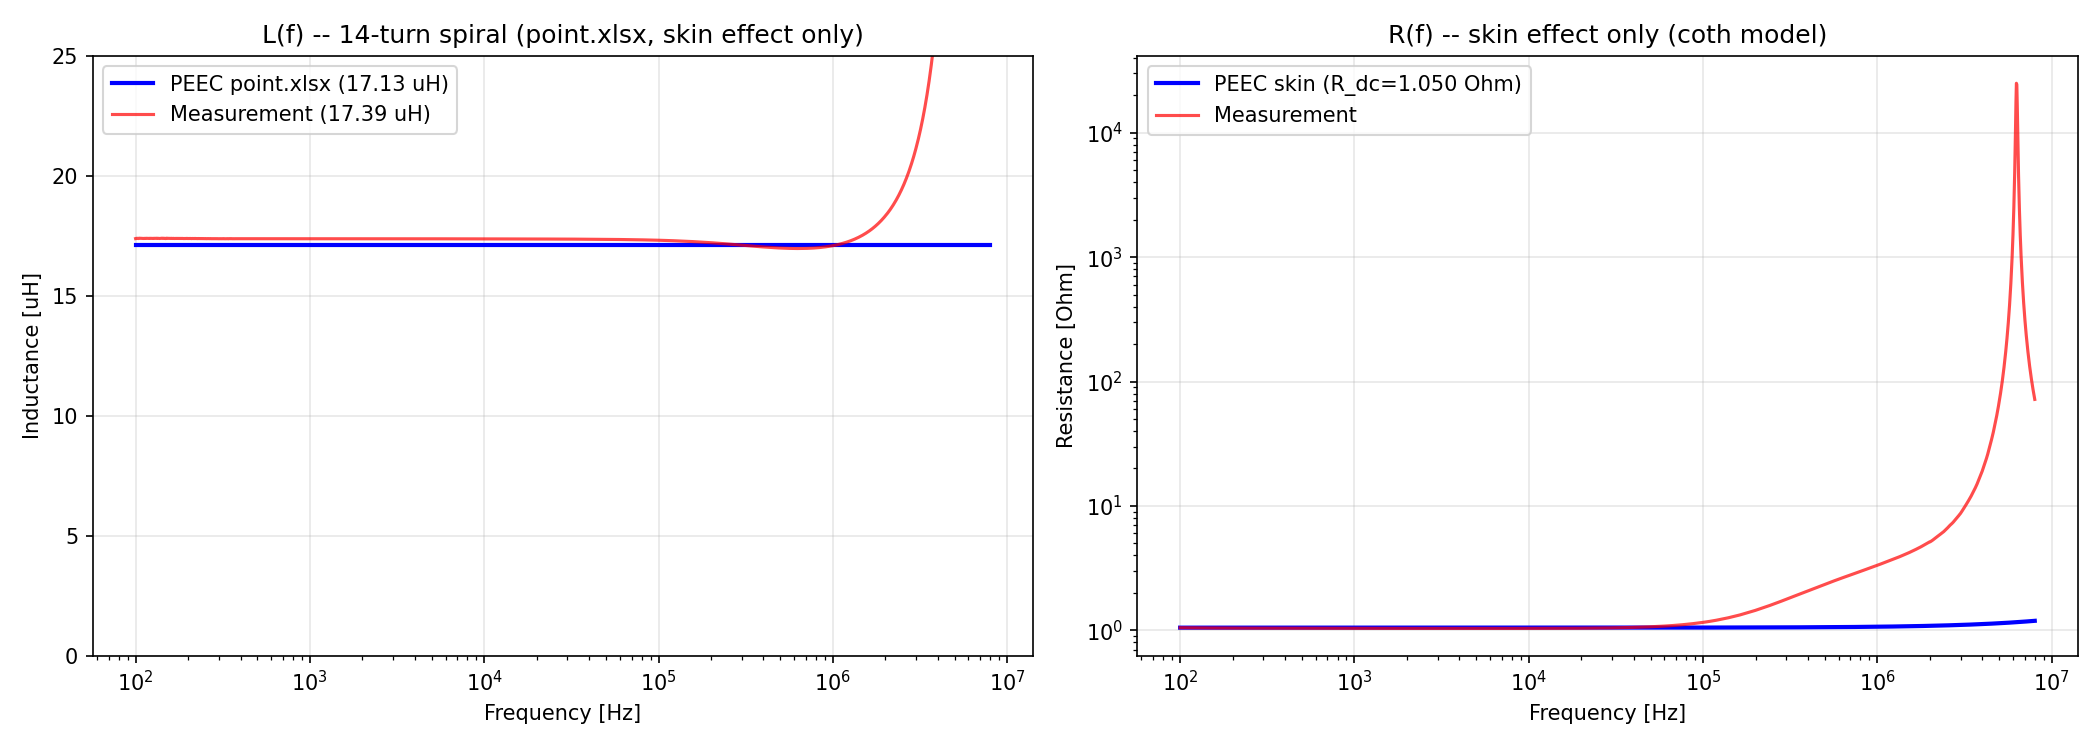

The Python source for this figure:
"""
spiral_peec.py

14ターン矩形スパイラルインダクタの PEEC ベースラインモデル。

point.xlsx の中心線データを読み込み、L(f) と R(f) を計算する。
静電容量モデルを含まないため SRF は再現しない (ベースライン比較用)。

導体厚さ: 測定 R_DC = 1.05 Ohm から逆算 (30.1 um)
抵抗モデル: 表皮効果のみ (coth モデル)

測定データ: 14tAir_周波数特性測定値.xlsx
  - L_DC = 17.39 uH, R_DC = 1.05 Ohm
  - 周波数範囲: 100 Hz -- 8 MHz
"""

import sys
import numpy as np
import time
import os
import pandas as pd

# Import radia first to set up MKL DLL directories on Windows
import radia  # noqa: F401 -- triggers DLL path setup in __init__.py

sys.path.insert(0, os.path.join(os.path.dirname(__file__), '../../../src/radia'))
from peec_matrices import PEECBuilder

MU_0 = 4.0 * np.pi * 1e-7

SCRIPT_DIR = os.path.dirname(os.path.abspath(__file__))


# ============================================================
# Read point.xlsx geometry
# ============================================================

def load_geometry():
    """Load centerline waypoints from point.xlsx."""
    df = pd.read_excel(
        os.path.join(SCRIPT_DIR, 'provided_by_sato', 'point.xlsx'), header=0)
    df3 = df.iloc[:, :3].apply(
        pd.to_numeric, errors='coerce').replace(
        [np.inf, -np.inf], np.nan).dropna()
    x_mm = df3.iloc[:, 0].to_numpy()
    y_mm = df3.iloc[:, 1].to_numpy()
    z_mm = df3.iloc[:, 2].to_numpy()

    # Remove duplicate consecutive points
    keep = [0]
    for i in range(1, len(x_mm)):
        dist = np.sqrt((x_mm[i]-x_mm[i-1])**2 +
                       (y_mm[i]-y_mm[i-1])**2 +
                       (z_mm[i]-z_mm[i-1])**2)
        if dist > 1e-10:
            keep.append(i)

    pts_mm = np.column_stack([x_mm[keep], y_mm[keep], z_mm[keep]])
    pts_m = pts_mm * 1e-3  # mm -> meters
    return pts_m


# ============================================================
# Skin effect model
# ============================================================

def skin_effect_resistance(R_dc, h, sigma, freqs):
    """Compute frequency-dependent resistance with skin effect (coth model).

    R_ac/R_dc = (h/2) / delta * coth((h/2) / delta)
    where delta = sqrt(2 / (omega * mu_0 * sigma))
    """
    t = h / 2.0  # half-thickness
    omega = 2.0 * np.pi * freqs
    R_ac = np.zeros_like(freqs)
    for i, om in enumerate(omega):
        if om > 0:
            delta = np.sqrt(2.0 / (om * MU_0 * sigma))
            x = t / delta
            if x < 0.01:
                R_ac[i] = R_dc
            else:
                R_ac[i] = R_dc * x / np.tanh(x)
        else:
            R_ac[i] = R_dc
    return R_ac


# ============================================================
# Load measurement data
# ============================================================

def load_measurements():
    """Load measurement data from Excel file."""
    try:
        import openpyxl
    except ImportError:
        print("  (openpyxl not available)")
        return None

    xlsx_path = os.path.join(SCRIPT_DIR,
                             'provided_by_sato', '14tAir_周波数特性測定値.xlsx')
    if not os.path.exists(xlsx_path):
        return None

    wb = openpyxl.load_workbook(xlsx_path, data_only=True)
    ws = wb['Sheet1']

    freqs, Rs, Ls = [], [], []
    for row in ws.iter_rows(min_row=4, values_only=True):
        if row[1] is not None:
            try:
                freqs.append(float(row[1]))
                Rs.append(float(row[4]))
                Ls.append(float(row[5]))
            except (ValueError, TypeError):
                pass

    return {'freq': np.array(freqs), 'Rs': np.array(Rs), 'Ls': np.array(Ls)}


# ============================================================
# Main
# ============================================================

def main():
    print("=" * 60)
    print("14-Turn Rectangular Spiral Inductor - PEEC Baseline Model")
    print("  Geometry: point.xlsx centerline (1653 nodes)")
    print("  Resistance: skin effect only (coth model)")
    print("=" * 60)

    # --- Load point.xlsx geometry ---
    pts_m = load_geometry()
    n_pts = len(pts_m)
    L_wire = np.sum(np.linalg.norm(np.diff(pts_m, axis=0), axis=1))
    print(f"\nGeometry: {n_pts} nodes, {n_pts-1} segments")
    print(f"  Wire length: {L_wire*1e3:.1f} mm")

    # --- Parameters ---
    w = 1.750e-3       # track width [m]
    pitch = 2.000e-3   # center-to-center [m]
    sigma = 5.8e7      # copper conductivity [S/m]
    rho = 1.0 / sigma
    R_meas_dc = 1.05   # measured R_DC [Ohm]
    L_meas = 17.388e-6 # measured L_DC [H]

    # Derive conductor thickness from measured R_DC
    h = rho * L_wire / (w * R_meas_dc)
    print(f"  Conductor thickness: h = {h*1e6:.1f} um "
          f"(derived from R_DC = {R_meas_dc} Ohm)")
    print(f"  Track width: {w*1e3:.3f} mm, Pitch: {pitch*1e3:.3f} mm")

    # --- Build PEEC model ---
    print(f"\nBuilding PEEC model (L matrix only, no capacitance)...")
    builder = PEECBuilder()
    node_ids = []
    for p_pt in pts_m:
        nid = builder.add_node_at(p_pt[0], p_pt[1], p_pt[2], area=pitch*w)
        node_ids.append(nid)

    n_seg = n_pts - 1
    for i in range(n_seg):
        builder.add_connected_segment(
            node_ids[i], node_ids[i+1],
            w, h, sigma,
            cross_section_type=0, nwinc=1, nhinc=1
        )
    builder.add_port(node_ids[0], node_ids[-1])

    t0 = time.perf_counter()
    topo = builder.build_topology(include_star=False)
    dt_build = time.perf_counter() - t0

    n_loop = topo['n_loop']
    print(f"  n_loop = {n_loop}, build time = {dt_build:.1f} s")

    # --- Extract L matrix and compute L_DC ---
    L_mat = np.array(topo['L']).reshape(n_loop, n_loop)
    R_dc_vec = np.array(topo['R'])
    R_dc_total = np.sum(R_dc_vec)
    L_dc = np.sum(L_mat)

    # Inductance breakdown
    L_self = np.trace(L_mat)
    L_positive = np.sum(L_mat[L_mat > 0]) - L_self
    L_negative = np.sum(L_mat[L_mat < 0])

    L_err = (L_dc - L_meas) / L_meas * 100
    R_err = (R_dc_total - R_meas_dc) / R_meas_dc * 100

    print(f"\n--- Results ---")
    print(f"  L_DC  = {L_dc*1e6:.3f} uH  (meas: {L_meas*1e6:.3f} uH, "
          f"err: {L_err:+.1f}%)")
    print(f"  R_DC  = {R_dc_total:.4f} Ohm (meas: {R_meas_dc:.4f} Ohm, "
          f"err: {R_err:+.1f}%)")
    print(f"\n  Inductance breakdown:")
    print(f"    Self (diagonal):      {L_self*1e6:.3f} uH")
    print(f"    Same-direction (+): {L_positive*1e6:+.3f} uH")
    print(f"    Anti-parallel  (-): {L_negative*1e6:+.3f} uH")
    print(f"    Total:              {L_dc*1e6:.3f} uH")

    # --- Frequency sweep ---
    print(f"\n--- Frequency sweep (skin effect only) ---")
    freqs = np.logspace(2, np.log10(8e6), 200)
    L_eff = np.full_like(freqs, L_dc)
    R_eff = skin_effect_resistance(R_dc_total, h, sigma, freqs)

    print(f"  {'freq':>10s}  {'L [uH]':>8s}  {'R [Ohm]':>8s}  {'R/R_dc':>6s}")
    for f_target in [100, 1e3, 1e4, 1e5, 1e6, 5e6]:
        idx = np.argmin(np.abs(freqs - f_target))
        print(f"  {freqs[idx]:10.0f}  {L_eff[idx]*1e6:8.3f}  "
              f"{R_eff[idx]:8.4f}  {R_eff[idx]/R_dc_total:6.2f}")

    # --- Load measurement data ---
    meas_data = load_measurements()

    # --- Plot comparison ---
    plot_comparison(freqs, L_eff, R_eff, meas_data, L_dc, R_dc_total)

    print("\nDone.")


def plot_comparison(freqs, L_eff, R_eff, meas_data, L_dc, R_dc):
    """Plot PEEC vs measurement comparison."""
    try:
        import matplotlib
        matplotlib.use('Agg')
        import matplotlib.pyplot as plt
    except ImportError:
        print("  (matplotlib not available)")
        return

    fig, axes = plt.subplots(1, 2, figsize=(14, 5))

    # (a) Inductance
    axes[0].semilogx(freqs, L_eff * 1e6, 'b-', linewidth=2,
                     label=f'PEEC point.xlsx ({L_dc*1e6:.2f} uH)')
    if meas_data is not None:
        mask = meas_data['Ls'] > 0
        axes[0].semilogx(meas_data['freq'][mask], meas_data['Ls'][mask] * 1e6,
                         'r-', alpha=0.7, linewidth=1.5,
                         label='Measurement (17.39 uH)')
    axes[0].set_xlabel('Frequency [Hz]')
    axes[0].set_ylabel('Inductance [uH]')
    axes[0].set_title('L(f) -- 14-turn spiral (point.xlsx, skin effect only)')
    axes[0].legend()
    axes[0].grid(True, alpha=0.3)
    axes[0].set_ylim(bottom=0, top=25)

    # (b) Resistance
    axes[1].loglog(freqs, R_eff, 'b-', linewidth=2,
                   label=f'PEEC skin (R_dc={R_dc:.3f} Ohm)')
    if meas_data is not None:
        axes[1].loglog(meas_data['freq'], meas_data['Rs'],
                       'r-', alpha=0.7, linewidth=1.5, label='Measurement')
    axes[1].set_xlabel('Frequency [Hz]')
    axes[1].set_ylabel('Resistance [Ohm]')
    axes[1].set_title('R(f) -- skin effect only (coth model)')
    axes[1].legend()
    axes[1].grid(True, alpha=0.3)

    plt.tight_layout()
    out_path = os.path.join(SCRIPT_DIR, 'spiral_peec.png')
    plt.savefig(out_path, dpi=150)
    plt.close()
    print(f"\n  Figure saved: {out_path}")


if __name__ == '__main__':
    main()
